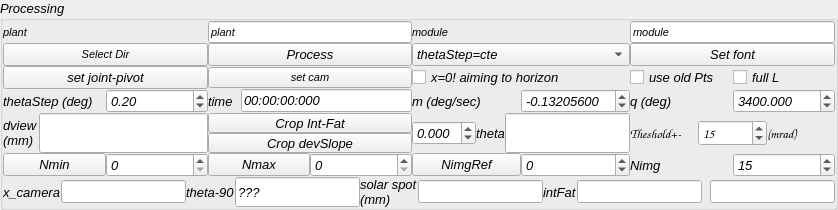
    <widget class="QGroupBox" name="groupBox_3">
     <property name="font">
      <font>
       <family>Arial</family>
       <pointsize>10</pointsize>
       <italic>true</italic>
       <bold>false</bold>
      </font>
     </property>
     <property name="title">
      <string>Processing</string>
     </property>
     <layout class="QVBoxLayout" name="verticalLayout_2">
      <property name="spacing">
       <number>0</number>
      </property>
      <property name="leftMargin">
       <number>0</number>
      </property>
      <property name="topMargin">
       <number>0</number>
      </property>
      <property name="rightMargin">
       <number>0</number>
      </property>
      <property name="bottomMargin">
       <number>0</number>
      </property>
      <item>
       <layout class="QGridLayout" name="gridLayout">
        <item row="4" column="0">
         <layout class="QHBoxLayout" name="horizontalLayout_4">
          <property name="spacing">
           <number>0</number>
          </property>
          <item>
           <layout class="QHBoxLayout" name="horizontalLayout_6">
            <item>
             <widget class="QLabel" name="label_8">
              <property name="text">
               <string>dview
(mm)</string>
              </property>
             </widget>
            </item>
            <item>
             <widget class="QLineEdit" name="lineEdit_dview">
              <property name="sizePolicy">
               <sizepolicy hsizetype="Expanding" vsizetype="Expanding">
                <horstretch>0</horstretch>
                <verstretch>0</verstretch>
               </sizepolicy>
              </property>
              <property name="minimumSize">
               <size>
                <width>75</width>
                <height>0</height>
               </size>
              </property>
              <property name="maximumSize">
               <size>
                <width>200</width>
                <height>16777215</height>
               </size>
              </property>
             </widget>
            </item>
           </layout>
          </item>
         </layout>
        </item>
        <item row="3" column="2">
         <layout class="QHBoxLayout" name="horizontalLayout_18">
          <item>
           <widget class="QLabel" name="label_50">
            <property name="text">
             <string>m (deg/sec)</string>
            </property>
           </widget>
          </item>
          <item>
           <widget class="QDoubleSpinBox" name="dSB_mt">
            <property name="minimumSize">
             <size>
              <width>100</width>
              <height>0</height>
             </size>
            </property>
            <property name="decimals">
             <number>8</number>
            </property>
            <property name="minimum">
             <double>-9.990000000000000</double>
            </property>
            <property name="maximum">
             <double>9.990000000000000</double>
            </property>
            <property name="singleStep">
             <double>0.000100000000000</double>
            </property>
            <property name="value">
             <double>-0.132056000000000</double>
            </property>
           </widget>
          </item>
         </layout>
        </item>
        <item row="1" column="3">
         <widget class="QPushButton" name="pushButton_setFont">
          <property name="text">
           <string>Set font</string>
          </property>
         </widget>
        </item>
        <item row="2" column="0">
         <widget class="QPushButton" name="pB_setJPp">
          <property name="text">
           <string>set joint-pivot</string>
          </property>
         </widget>
        </item>
        <item row="0" column="1">
         <widget class="QLineEdit" name="plant_code">
          <property name="maximumSize">
           <size>
            <width>16777215</width>
            <height>16777215</height>
           </size>
          </property>
          <property name="font">
           <font>
            <family>Arial</family>
            <pointsize>8</pointsize>
            <italic>true</italic>
            <bold>false</bold>
           </font>
          </property>
          <property name="text">
           <string>plant</string>
          </property>
         </widget>
        </item>
        <item row="3" column="1">
         <layout class="QHBoxLayout" name="horizontalLayout_3">
          <item>
           <widget class="QLabel" name="label_53">
            <property name="minimumSize">
             <size>
              <width>33</width>
              <height>0</height>
             </size>
            </property>
            <property name="text">
             <string>time</string>
            </property>
           </widget>
          </item>
          <item>
           <widget class="QLineEdit" name="lineEdit_t1">
            <property name="text">
             <string>00:00:00:000</string>
            </property>
           </widget>
          </item>
         </layout>
        </item>
        <item row="0" column="0">
         <widget class="QLabel" name="label_30">
          <property name="font">
           <font>
            <family>Arial</family>
            <pointsize>8</pointsize>
            <italic>true</italic>
            <bold>false</bold>
           </font>
          </property>
          <property name="text">
           <string>plant</string>
          </property>
         </widget>
        </item>
        <item row="0" column="2">
         <widget class="QLabel" name="label_5">
          <property name="minimumSize">
           <size>
            <width>0</width>
            <height>14</height>
           </size>
          </property>
          <property name="font">
           <font>
            <family>Arial</family>
            <pointsize>8</pointsize>
            <italic>true</italic>
            <bold>false</bold>
           </font>
          </property>
          <property name="text">
           <string>module</string>
          </property>
         </widget>
        </item>
        <item row="0" column="3">
         <widget class="QLineEdit" name="module_code">
          <property name="minimumSize">
           <size>
            <width>0</width>
            <height>20</height>
           </size>
          </property>
          <property name="font">
           <font>
            <family>Arial</family>
            <pointsize>8</pointsize>
            <italic>true</italic>
            <bold>false</bold>
           </font>
          </property>
          <property name="text">
           <string>module</string>
          </property>
         </widget>
        </item>
        <item row="2" column="1">
         <widget class="QPushButton" name="pB_setCamera">
          <property name="font">
           <font>
            <family>Arial</family>
            <pointsize>8</pointsize>
            <italic>true</italic>
            <bold>false</bold>
           </font>
          </property>
          <property name="text">
           <string>set cam</string>
          </property>
         </widget>
        </item>
        <item row="3" column="0">
         <layout class="QHBoxLayout" name="horizontalLayout_5">
          <item>
           <widget class="QLabel" name="label_31">
            <property name="text">
             <string>thetaStep (deg)</string>
            </property>
           </widget>
          </item>
          <item>
           <widget class="QDoubleSpinBox" name="dSB_thetaStep">
            <property name="minimum">
             <double>-5.000000000000000</double>
            </property>
            <property name="maximum">
             <double>5.000000000000000</double>
            </property>
            <property name="singleStep">
             <double>0.010000000000000</double>
            </property>
            <property name="value">
             <double>0.200000000000000</double>
            </property>
           </widget>
          </item>
         </layout>
        </item>
        <item row="1" column="0">
         <widget class="QPushButton" name="selectFile_2">
          <property name="maximumSize">
           <size>
            <width>16777215</width>
            <height>2000</height>
           </size>
          </property>
          <property name="font">
           <font>
            <family>Arial</family>
            <pointsize>8</pointsize>
            <italic>true</italic>
            <bold>false</bold>
           </font>
          </property>
          <property name="text">
           <string>Select Dir</string>
          </property>
         </widget>
        </item>
        <item row="5" column="1">
         <layout class="QHBoxLayout" name="horizontalLayout_12">
          <item>
           <widget class="QPushButton" name="pB_viewNmax">
            <property name="text">
             <string>Nmax</string>
            </property>
           </widget>
          </item>
          <item>
           <widget class="QSpinBox" name="sB_Nmax">
            <property name="maximum">
             <number>99999</number>
            </property>
           </widget>
          </item>
         </layout>
        </item>
        <item row="2" column="2">
         <widget class="QCheckBox" name="checkBox_x0here">
          <property name="text">
           <string>x=0! aiming to horizon</string>
          </property>
         </widget>
        </item>
        <item row="2" column="3">
         <layout class="QHBoxLayout" name="horizontalLayout_17">
          <item>
           <widget class="QCheckBox" name="checkBox_useOldPoints">
            <property name="maximumSize">
             <size>
              <width>16777215</width>
              <height>20</height>
             </size>
            </property>
            <property name="text">
             <string>use old Pts</string>
            </property>
           </widget>
          </item>
          <item>
           <widget class="QCheckBox" name="checkBox_fullLength">
            <property name="text">
             <string>full L</string>
            </property>
           </widget>
          </item>
         </layout>
        </item>
        <item row="5" column="2">
         <layout class="QHBoxLayout" name="horizontalLayout_13">
          <item>
           <widget class="QPushButton" name="pB_viewImgRef">
            <property name="text">
             <string>NimgRef</string>
            </property>
           </widget>
          </item>
          <item>
           <widget class="QSpinBox" name="sB_NimgRef">
            <property name="minimum">
             <number>-1</number>
            </property>
            <property name="maximum">
             <number>99999</number>
            </property>
           </widget>
          </item>
         </layout>
        </item>
        <item row="5" column="3">
         <layout class="QHBoxLayout" name="horizontalLayout_7">
          <item>
           <widget class="QLabel" name="label_13">
            <property name="text">
             <string>Nimg</string>
            </property>
           </widget>
          </item>
          <item>
           <widget class="QSpinBox" name="sB_Nimg">
            <property name="minimum">
             <number>-1</number>
            </property>
            <property name="maximum">
             <number>9999</number>
            </property>
            <property name="value">
             <number>15</number>
            </property>
           </widget>
          </item>
         </layout>
        </item>
        <item row="3" column="3">
         <layout class="QHBoxLayout" name="horizontalLayout_19">
          <item>
           <widget class="QLabel" name="label_41">
            <property name="text">
             <string>q (deg)</string>
            </property>
           </widget>
          </item>
          <item>
           <widget class="QDoubleSpinBox" name="dSB_q">
            <property name="minimumSize">
             <size>
              <width>100</width>
              <height>0</height>
             </size>
            </property>
            <property name="decimals">
             <number>3</number>
            </property>
            <property name="minimum">
             <double>-9990000.000000000000000</double>
            </property>
            <property name="maximum">
             <double>9990000.000000000000000</double>
            </property>
            <property name="singleStep">
             <double>1.000000000000000</double>
            </property>
            <property name="value">
             <double>3400.000000000000000</double>
            </property>
           </widget>
          </item>
         </layout>
        </item>
        <item row="5" column="0">
         <layout class="QHBoxLayout" name="horizontalLayout_10">
          <item>
           <widget class="QPushButton" name="pB_viewNmin">
            <property name="text">
             <string>Nmin</string>
            </property>
           </widget>
          </item>
          <item>
           <widget class="QSpinBox" name="sB_Nmin">
            <property name="maximum">
             <number>99999</number>
            </property>
           </widget>
          </item>
         </layout>
        </item>
        <item row="1" column="1">
         <widget class="QPushButton" name="pB_process">
          <property name="text">
           <string>Process</string>
          </property>
         </widget>
        </item>
        <item row="1" column="2">
         <widget class="QComboBox" name="comboBox_method">
          <item>
           <property name="text">
            <string>thetaStep=cte</string>
           </property>
          </item>
          <item>
           <property name="text">
            <string>theta by time</string>
           </property>
          </item>
         </widget>
        </item>
        <item row="4" column="2">
         <layout class="QHBoxLayout" name="horizontalLayout_16">
          <item>
           <widget class="QDoubleSpinBox" name="doubleSpinBox_offset">
            <property name="decimals">
             <number>3</number>
            </property>
            <property name="minimum">
             <double>-3.000000000000000</double>
            </property>
            <property name="maximum">
             <double>3.000000000000000</double>
            </property>
            <property name="singleStep">
             <double>0.010000000000000</double>
            </property>
           </widget>
          </item>
          <item>
           <widget class="QLabel" name="label_7">
            <property name="sizePolicy">
             <sizepolicy hsizetype="Expanding" vsizetype="Expanding">
              <horstretch>0</horstretch>
              <verstretch>0</verstretch>
             </sizepolicy>
            </property>
            <property name="text">
             <string>theta</string>
            </property>
           </widget>
          </item>
          <item>
           <widget class="QLineEdit" name="lineEdit_thetaAbs">
            <property name="sizePolicy">
             <sizepolicy hsizetype="Expanding" vsizetype="Expanding">
              <horstretch>0</horstretch>
              <verstretch>0</verstretch>
             </sizepolicy>
            </property>
            <property name="minimumSize">
             <size>
              <width>75</width>
              <height>0</height>
             </size>
            </property>
            <property name="maximumSize">
             <size>
              <width>200</width>
              <height>16777215</height>
             </size>
            </property>
           </widget>
          </item>
         </layout>
        </item>
        <item row="4" column="1">
         <layout class="QVBoxLayout" name="verticalLayout_8">
          <item>
           <widget class="QPushButton" name="pB_crop_IF">
            <property name="maximumSize">
             <size>
              <width>16777215</width>
              <height>20</height>
             </size>
            </property>
            <property name="text">
             <string>Crop Int-Fat</string>
            </property>
           </widget>
          </item>
          <item>
           <widget class="QPushButton" name="pB_crop_devSlope">
            <property name="maximumSize">
             <size>
              <width>16777215</width>
              <height>20</height>
             </size>
            </property>
            <property name="text">
             <string>Crop devSlope</string>
            </property>
           </widget>
          </item>
         </layout>
        </item>
        <item row="4" column="3">
         <layout class="QHBoxLayout" name="horizontalLayout_8">
          <item>
           <widget class="QLabel" name="label_33">
            <property name="font">
             <font>
              <family>Comic Sans MS</family>
              <pointsize>10</pointsize>
              <italic>true</italic>
              <bold>false</bold>
             </font>
            </property>
            <property name="text">
             <string>Theshold+-</string>
            </property>
           </widget>
          </item>
          <item>
           <widget class="QDoubleSpinBox" name="DSBslopeThres">
            <property name="font">
             <font>
              <family>Comic Sans MS</family>
              <pointsize>10</pointsize>
              <italic>true</italic>
              <bold>false</bold>
             </font>
            </property>
            <property name="decimals">
             <number>0</number>
            </property>
            <property name="minimum">
             <double>1.000000000000000</double>
            </property>
            <property name="maximum">
             <double>100.000000000000000</double>
            </property>
            <property name="value">
             <double>15.000000000000000</double>
            </property>
           </widget>
          </item>
          <item>
           <widget class="QLabel" name="label_34">
            <property name="font">
             <font>
              <family>Comic Sans MS</family>
              <pointsize>10</pointsize>
              <italic>true</italic>
              <bold>false</bold>
             </font>
            </property>
            <property name="text">
             <string>(mrad)</string>
            </property>
           </widget>
          </item>
         </layout>
        </item>
       </layout>
      </item>
      <item>
       <layout class="QHBoxLayout" name="horizontalLayout_2">
        <item>
         <widget class="QLabel" name="label_6">
          <property name="text">
           <string>x_camera</string>
          </property>
         </widget>
        </item>
        <item>
         <widget class="QLineEdit" name="lineEdit_xCam"/>
        </item>
        <item>
         <layout class="QHBoxLayout" name="horizontalLayout_11">
          <item>
           <widget class="QLabel" name="label_52">
            <property name="text">
             <string>theta-90</string>
            </property>
           </widget>
          </item>
          <item>
           <widget class="QLineEdit" name="lineEdit_theta">
            <property name="sizePolicy">
             <sizepolicy hsizetype="Expanding" vsizetype="Expanding">
              <horstretch>0</horstretch>
              <verstretch>0</verstretch>
             </sizepolicy>
            </property>
            <property name="maximumSize">
             <size>
              <width>200</width>
              <height>16777215</height>
             </size>
            </property>
            <property name="text">
             <string>???</string>
            </property>
           </widget>
          </item>
         </layout>
        </item>
        <item>
         <widget class="QLabel" name="label_11">
          <property name="text">
           <string>solar spot 
(mm)</string>
          </property>
         </widget>
        </item>
        <item>
         <widget class="QLineEdit" name="lineEdit_solSpot"/>
        </item>
        <item>
         <widget class="QLabel" name="label_15">
          <property name="text">
           <string>intFat</string>
          </property>
         </widget>
        </item>
        <item>
         <widget class="QLineEdit" name="lineEdit_intFat"/>
        </item>
        <item>
         <widget class="QLabel" name="label_17">
          <property name="text">
           <string>&lt;IF&gt;</string>
          </property>
         </widget>
        </item>
        <item>
         <widget class="QLineEdit" name="lineEdit_IFmean"/>
        </item>
       </layout>
      </item>
     </layout>
    </widget>
